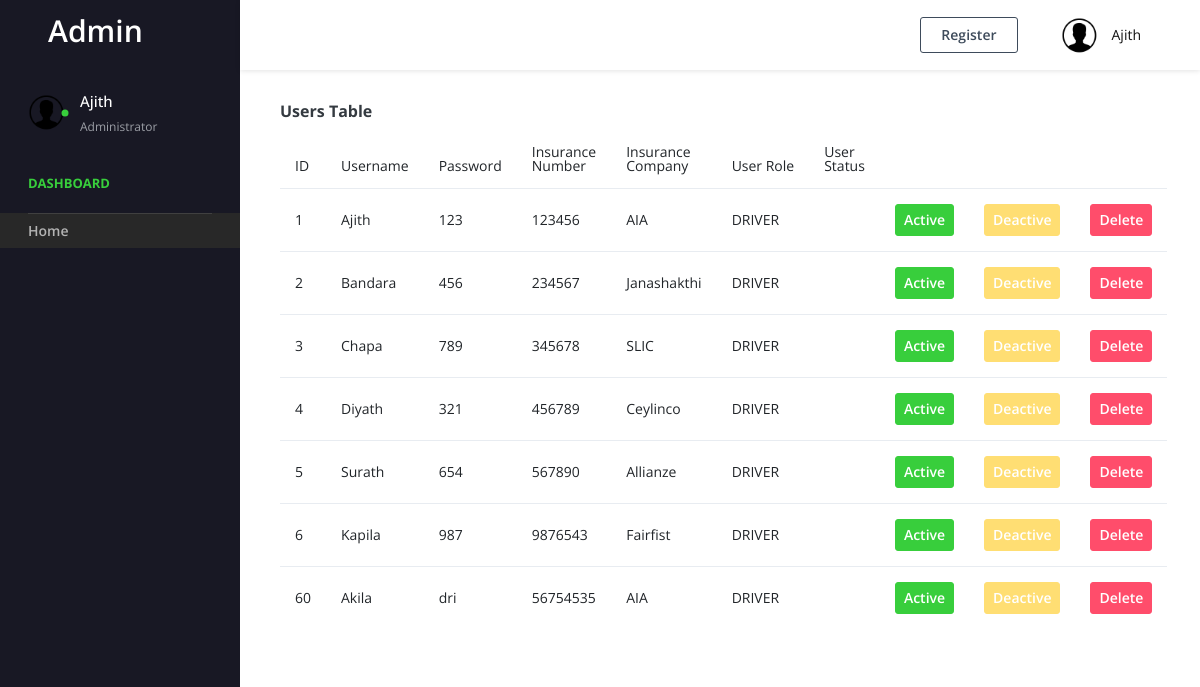
Page /adminArea/index.php (signed in) on the committed database.
### tables this page shows
CREATE TABLE `user` (
  `uId` int(11) NOT NULL,
  `name` varchar(50) NOT NULL,
  `role` enum('DRIVER','POLICE','RDA','INSURENCE') NOT NULL,
  `nic` varchar(12) NOT NULL,
  `insuranceID` int(11) NOT NULL,
  `insuranceCompany` varchar(50) NOT NULL,
  `vehicleNo` varchar(8) NOT NULL,
  `contactNo` int(11) NOT NULL,
  `email` varchar(70) NOT NULL,
  `password` varchar(20) NOT NULL,
  `status` varchar(11) NOT NULL
);

### API/UserViewAdmin.php (the view, shortened to what this page needs)
<?php
include_once "config.php";
$sql = "SELECT * FROM `user` WHERE `role`='DRIVER'";
$result = $conn->query($sql);
if ($result->num_rows > 0) {
    while($row = $result->fetch_assoc()) {
         $uId=$row["uId"];
        $name=$row["name"];
        $password=$row["password"];
        $insuranceID=$row["insuranceID"];
        $insuranceCompany=$row["insuranceCompany"];
        $role=$row["role"];
        $status=$row["status"];
        echo "<tr>
        <td> $uId</td>
        <td> $name</td>
        <td> $password</td>
        <td> $insuranceID</td>
        <td> $insuranceCompany</td>
        <td> $role</td>
        <td> $status</td>
        <td  ><button style='padding:8px;' class='btn btn-success' onclick=\"updateUser($uId,'Active')\">Active</button > </td>
        <td ><button style='padding:8px;' class='btn btn-warning'  onclick=\"updateUser($uId,'Deactive')\">Deactive</button > </td>
        <td ><button style='padding:8px;' class='btn btn-danger'  onclick=\"deleteUser($uId)\"> Delete </button > </td>
      </tr>";
}
}
?>

### adminArea/index.php (shortened to what this page needs)
<!DOCTYPE html>
<html lang="en">
  <head>
    <link rel="stylesheet" href="vendors/simple-line-icons/css/simple-line-icons.css">
    <link rel="stylesheet" href="vendors/flag-icon-css/css/flag-icon.min.css">
    <link rel="stylesheet" href="vendors/css/vendor.bundle.base.css">
    <link rel="stylesheet" href="css/style.css">
  </head>
  <body>
    <div class="container-scroller">
      <nav class="navbar default-layout-navbar col-lg-12 col-12 p-0 fixed-top d-flex flex-row">
        <div class="navbar-brand-wrapper d-flex align-items-center">
          <a class="navbar-brand brand-logo" href="index.php">
            <h2 style="color: #ffffff;text-decoration: none;padding: 20px;">Admin</h2>
          </a>
        </div>
        <div class="navbar-menu-wrapper d-flex align-items-center flex-grow-1">
          <ul class="navbar-nav navbar-nav-right ml-auto">
            <li>
            <button style="padding:10px 20px;" type="button" class="btn btn-outline-dark" data-toggle="modal" data-target="#UserADD">
                          Register
            </button>
            </li>
            <li class="nav-item dropdown d-none d-xl-inline-flex user-dropdown">
              <a class="nav-link dropdown-toggle" id="UserDropdown" href="#" data-toggle="dropdown" aria-expanded="false">
                <img class="img-xs rounded-circle ml-2" src="images/user.png" alt="Profile image"> <span class="font-weight-normal"> <?php echo $_SESSION["name"]; ?></span></a>
            </li>
          </ul>
        </div>
      </nav>
      <div class="container-fluid page-body-wrapper">
        <nav class="sidebar sidebar-offcanvas" id="sidebar">
          <ul class="nav">
            <li class="nav-item nav-profile">
              <a href="#" class="nav-link">
                <div class="profile-image">
                  <img class="img-xs rounded-circle" src="images/user.png" alt="profile image">
                  <div class="dot-indicator bg-success"></div>
                </div>
                <div class="text-wrapper">
                  <p class="profile-name"><?php echo $_SESSION["name"]; ?></p>
                  <p class="designation">Administrator</p>
                </div>
              </a>
            </li>
            <li class="nav-item nav-category">
              <span class="nav-link">Dashboard</span>
            </li>
            <li class="nav-item">
              <a class="nav-link" href="index.php">
                <span class="menu-title">Home</span>
              </a>
            </li>
          </ul>
        </nav>
        <div class="main-panel">
          <div class="col-md-6 grid-margin stretch-card">
          <div class="card">
              <div class="card-body">
          <label><b>Users Table </b></label>
            <table class="table table-hover" id="dev-table">
              <thead>
                <tr>
                  <th>ID</th>
                  <th>Username</th>
                  <th>Password</th>
                  <th>Insurance <br>Number</th>
                  <th>Insurance <br>Company</th>
                  <th>User Role</th>
                  <th>User <br>Status</th>
                    <th>
                    </th>
                    <th>
                    </th>
                </tr>
              </thead>
              <tbody>
                <?php include "../API/UserViewAdmin.php"; ?>
              </tbody>
            </table>
</div>
</div></div>
          </div>
          </div>
        </div>

### rows in the picture
user: uId "1", name "Ajith", password "123", insuranceID "123456", insuranceCompany "AIA", role "DRIVER"
user: uId "2", name "Bandara", password "456", insuranceID "234567", insuranceCompany "Janashakthi", role "DRIVER"
user: uId "3", name "Chapa", password "789", insuranceID "345678", insuranceCompany "SLIC", role "DRIVER"
user: uId "4", name "Diyath", password "321", insuranceID "456789", insuranceCompany "Ceylinco", role "DRIVER"
user: uId "5", name "Surath", password "654", insuranceID "567890", insuranceCompany "Allianze", role "DRIVER"
user: uId "6", name "Kapila", password "987", insuranceID "9876543", insuranceCompany "Fairfist", role "DRIVER"
user: uId "60", name "Akila", password "dri", insuranceID "56754535", insuranceCompany "AIA", role "DRIVER"

### other values in the picture
$_SESSION["name"] "Ajith"
